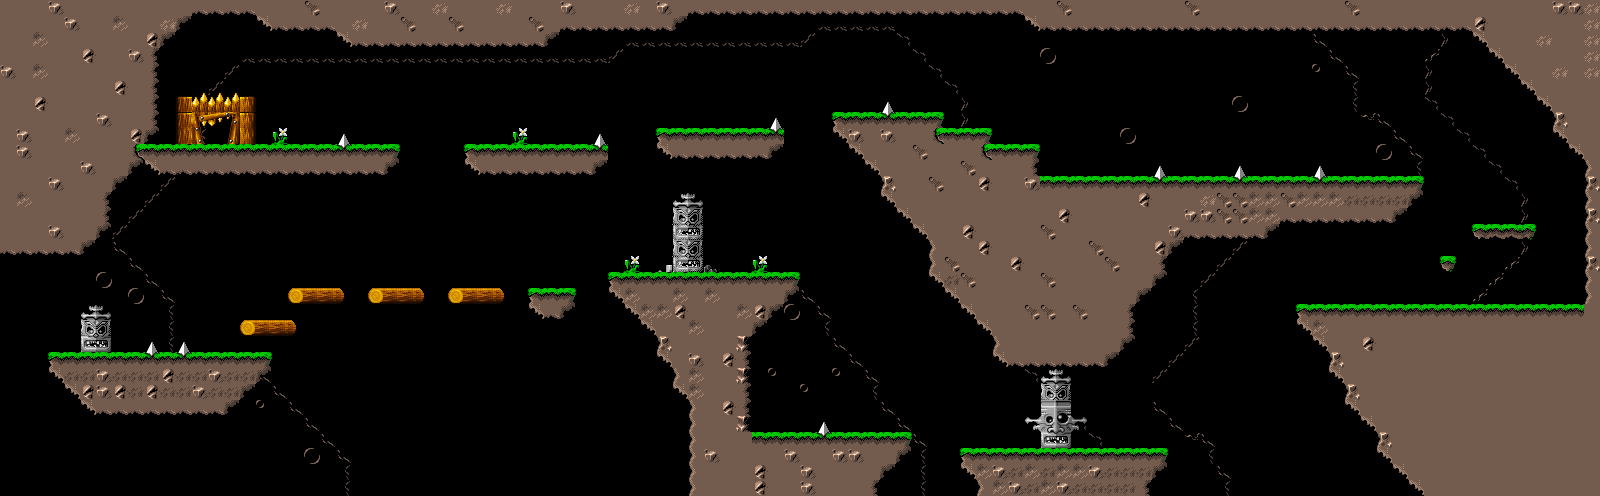

This game map was drawn from its Tiled (.tmx) file and the tilesets committed beside it. A one-line description and the trimmed map source follow:
An orthogonal 100x31 tile map with 16x16 px tiles, 3 tile layers (Back, Main, Items), 2 tilesets and 2 objects (SpriteSheet, static).

<map version="1.0" orientation="orthogonal" width="100" height="31" tilewidth="16" tileheight="16">
 <tileset firstgid="1" name="platformtiles" tilewidth="16" tileheight="16">
  <image source="platformtiles.png" width="320" height="200" />
  <tile id="2">
   <properties>
    <property name="shape" value="box" />
   </properties>
  </tile>
 </tileset>
 <tileset firstgid="241" name="actor" tilewidth="32" tileheight="32">
  <tileoffset x="-8" y="-8" />
  <image source="actor.png" width="96" height="128" />
  <tile id="0">
   <properties>
    <property name="testkey" value="testvalue" />
   </properties>
  </tile>
 </tileset>
 <layer name="Back" width="100" height="31">
  <data>[3100 cells, 1177 non-empty, 12 distinct tile ids]</data>
 </layer>
 <layer name="Main" width="100" height="31">
  <data>[3100 cells, 1118 non-empty, 27 distinct tile ids]</data>
 </layer>
 <layer name="Items" width="100" height="31">
  <data>[3100 cells, 69 non-empty, 31 distinct tile ids]</data>
 </layer>
 <objectgroup name="ObjectLayer" width="100" height="31">
  <object type="SpriteSheet" gid="241" x="224" y="352">
   <properties>
    <property name="playAnim" value="walkDown" />
    <property name="sheetAnims" value="{name = &quot;walkDown&quot;, indexes = {2, 1, 2, 3, 2}, sec = 0.25},{name = &quot;walkLeft&quot;, indexes = {5, 4, 5, 6, 5}, sec = 0.25},{name = &quot;walkRight&quot;, indexes = {8, 7, 8, 9, 8}, sec = 0.25},{name = &quot;walkUp&quot;, indexes = {11, 10, 11, 12, 11}, sec = 0.25}" />
   </properties>
  </object>
  <object name="platform1" type="static" x="48" y="352">
   <polygon points="0,0 0,16 48,64 176,64 224,16 224,0" />
  </object>
 </objectgroup>
</map>
